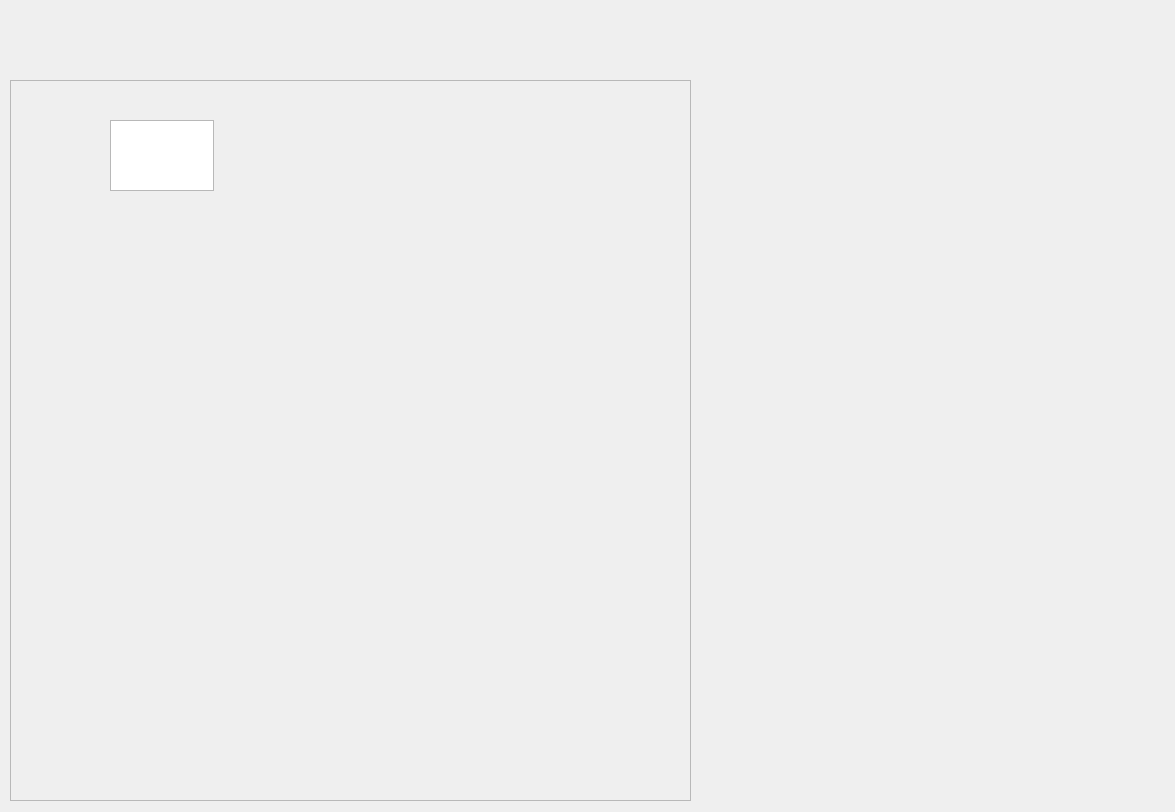
<?xml version="1.0" encoding="UTF-8"?>
<ui version="4.0">
 <class>d_printer</class>
 <widget class="QWidget" name="d_printer">
  <property name="geometry">
   <rect>
    <x>0</x>
    <y>0</y>
    <width>1175</width>
    <height>812</height>
   </rect>
  </property>
  <property name="windowTitle">
   <string>Form</string>
  </property>
  <widget class="QTextEdit" name="textEdit">
   <property name="geometry">
    <rect>
     <x>110</x>
     <y>120</y>
     <width>104</width>
     <height>71</height>
    </rect>
   </property>
  </widget>
  <widget class="QScrollArea" name="scrollArea">
   <property name="geometry">
    <rect>
     <x>10</x>
     <y>80</y>
     <width>681</width>
     <height>721</height>
    </rect>
   </property>
   <property name="widgetResizable">
    <bool>true</bool>
   </property>
   <widget class="QWidget" name="scrollAreaWidgetContents">
    <property name="geometry">
     <rect>
      <x>0</x>
      <y>0</y>
      <width>679</width>
      <height>719</height>
     </rect>
    </property>
   </widget>
  </widget>
  <zorder>scrollArea</zorder>
  <zorder>textEdit</zorder>
 </widget>
 <resources/>
 <connections/>
</ui>
